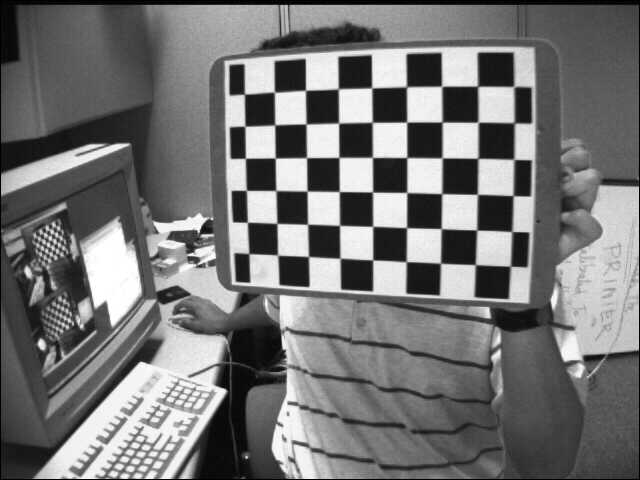
//> input picture distance_measuring/代码/1.标定与校正/imgs/leftImgs/left1.jpg, 640 x 480 px
$ ./stereoCalib   (built with g++ and OpenCV 4)
//> lines starting //> are read from the running program, lines starting //| are printed output that depends on the picture; pictures that were not available may be replaced by others from this repository, and a replacement may not be noted
// 利用两个摄像头的参数，进行立体标定，输出参数文件

#include <opencv2/core/core.hpp>
#include <opencv2/calib3d/calib3d.hpp>
#include <opencv2/highgui/highgui.hpp>
#include <opencv2/imgproc/imgproc.hpp>
#include <stdio.h>
#include <iostream>

using namespace std;
using namespace cv;

int load_image_points(vector<vector<Point3f>> &object_points, vector<vector<Point2f>> &left_img_points, vector<vector<Point2f>> &right_img_points, int board_width, int board_height, int num_imgs, float square_size, char* leftimg_dir, char* rightimg_dir, char* leftimg_filename, char* rightimg_filename);

int main(int argc, char const *argv[])
{
	char* leftcalib_file = "..//..//parms//leftParms.xml";		// 左摄像头参数文件路径及文件名
	char* rightcalib_file = "..//..//parms//rightParms.xml";	// 右摄像头参数文件路径及文件名
	char* leftimg_dir = "..//..//imgs//leftImgs//";				// 左摄像头图像路径
	char* rightimg_dir= "..//..//imgs//rightImgs//";			// 右摄像头图像路径
	char* leftimg_filename = "left";							// 左摄像头图像名
	char* rightimg_filename= "right";							// 右摄像头图像名
	char* out_file = "..//..//parms//calibParms.xml";			// 设置立体校正参数文件路径及文件名
	Size imgSize = Size( 640, 480 );							// 设置图像大小
	int num_imgs = 13;											// 图片数目

	FileStorage fsl(leftcalib_file, FileStorage::READ);
	FileStorage fsr(rightcalib_file, FileStorage::READ);
	if (!(fsl.isOpened() && fsr.isOpened()))
	{
		printf("读入摄像头参数 %s 或 %s 错误！\n", leftcalib_file, rightcalib_file);
		return -1;
	}
	vector< vector< Point3f > > object_points;
	vector<vector<Point2f>> left_img_points, right_img_points;
	int err = load_image_points(object_points, left_img_points, right_img_points, fsl["board_width"], fsl["board_height"], num_imgs, fsl["square_size"], leftimg_dir, rightimg_dir, leftimg_filename, rightimg_filename);
	if (err == -1)
	{
		return -1;
	}

	printf("开始标定...\n");

	Mat cameraMatrixL, cameraDistcoeffL, cameraMatrixR, cameraDistcoeffR, R, T, E, F;
	fsl["cameraMatrix"] >> cameraMatrixL;
	fsl["cameraDistcoeff"] >> cameraDistcoeffL;
	fsr["cameraMatrix"] >> cameraMatrixR;
	fsr["cameraDistcoeff"] >> cameraDistcoeffR;
	int flag = 0;
	flag |= CV_CALIB_FIX_INTRINSIC;

	cout << "读入参数..." << endl;
	stereoCalibrate(object_points, left_img_points, right_img_points, cameraMatrixL, cameraDistcoeffL, cameraMatrixR, cameraDistcoeffR, imgSize, R, T, E, F);

	cv::FileStorage fso(out_file, cv::FileStorage::WRITE);
	fso << "imageSize" << imgSize;
	fso << "cameraMatrixL" << cameraMatrixL;
	fso << "cameraDistcoeffL" << cameraDistcoeffL;
	fso << "cameraMatrixR" << cameraMatrixR;
	fso << "cameraDistcoeffR" << cameraDistcoeffR;
	fso << "R" << R;
	fso << "T" << T;
	fso << "E" << E;
	fso << "F" << F;

	printf("标定完成！\n");

	printf("开始校正...\n");

	cv::Mat R1, R2, P1, P2, Q;
	stereoRectify(cameraMatrixL, cameraDistcoeffL, cameraMatrixR, cameraDistcoeffR, imgSize, R, T, R1, R2, P1, P2, Q);

	fso << "R1" << R1;
	fso << "R2" << R2;
	fso << "P1" << P1;
	fso << "P2" << P2;
	fso << "Q" << Q;

	printf("校正完成！\n");

	return 0;
}


int load_image_points(vector<vector<Point3f>> &object_points, vector<vector<Point2f>> &left_img_points, vector<vector<Point2f>> &right_img_points, int board_width, int board_height, int num_imgs, float square_size, char* leftimg_dir, char* rightimg_dir, char* leftimg_filename, char* rightimg_filename)
{
//> called with board_width = 9, board_height = 6, num_imgs = 13, square_size = 25, leftimg_dir = "..//..//imgs//leftImgs//", rightimg_dir = "..//..//imgs//rightImgs//", leftimg_filename = "left", rightimg_filename = "right"
	vector< vector< Point2f > > imagePoints1, imagePoints2;
	vector< Point2f > corners1, corners2;
	Mat img1, img2, gray1, gray2;
	Size board_size = Size(board_width, board_height);
	int board_n = board_width * board_height;

	for (int i = 1; i <= num_imgs; i++)
	{
		char left_img[100], right_img[100];
		sprintf(left_img, "%s%s%d.jpg", leftimg_dir, leftimg_filename, i);
		sprintf(right_img, "%s%s%d.jpg", rightimg_dir, rightimg_filename, i);
		img1 = imread(left_img, CV_LOAD_IMAGE_COLOR);
//> img1 is the input picture: 480 rows x 640 cols, CV_8UC3; min 0, max 255, mean 116.6
		img2 = imread(right_img, CV_LOAD_IMAGE_COLOR);
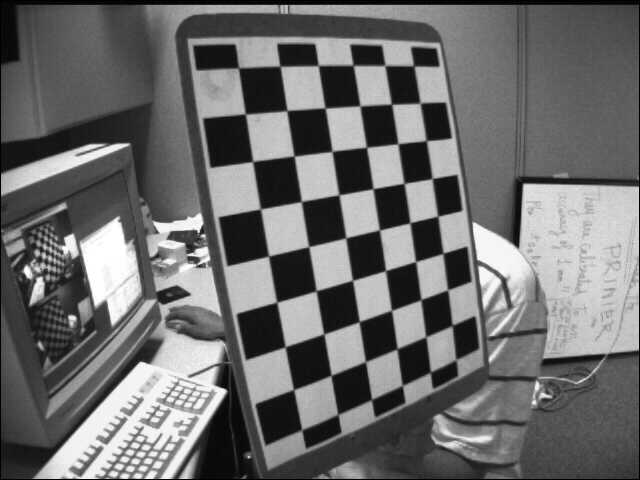
//> input picture distance_measuring/代码/1.标定与校正/imgs/leftImgs/left11.jpg, 640 x 480 px, given in place of right1.jpg, which was not available
//> img2 is the input picture: 480 rows x 640 cols, CV_8UC3; min 0, max 255, mean 108.6
		if (img1.empty() || img2.empty())
		{
			printf("读取图像 %s 或 %s 失败！\n", left_img, right_img);
			return -1;
		}
		cvtColor(img1, gray1, CV_BGR2GRAY);
		cvtColor(img2, gray2, CV_BGR2GRAY);

		bool found1 = false, found2 = false;

		found1 = cv::findChessboardCorners(img1, board_size, corners1,
			CV_CALIB_CB_ADAPTIVE_THRESH | CV_CALIB_CB_FILTER_QUADS);
//> found1 = true; corners1 = 54 Points (x, y), first 12: [244.4, 94.33], [274.6, 92.24], [305.5, 90.4], [338.4, 88.84], [371.6, 87.98], [406.8, 86.92], [441.6, 86.37], [477.6, 86.38], [514, 86.8], [245, 126.5], [275, 124.8], [306, 124]
		found2 = cv::findChessboardCorners(img2, board_size, corners2,
			CV_CALIB_CB_ADAPTIVE_THRESH | CV_CALIB_CB_FILTER_QUADS);
//> found2 = true; corners2 = 54 Points (x, y), first 12: [414.1, 66.23], [420, 103.3], [426, 140.4], [432.1, 178.4], [437.7, 216.2], [443.1, 253.3], [447.5, 289.9], [452.3, 324.4], [455.8, 359.6], [384.6, 65.57], [391.4, 104.3], [397.7, 144.1]

		if (found1)
		{
			cv::cornerSubPix(gray1, corners1, cv::Size(5, 5), cv::Size(-1, -1),
				cv::TermCriteria(CV_TERMCRIT_EPS | CV_TERMCRIT_ITER, 30, 0.1));
//> corners1 = 54 Points (x, y), first 12: [244.4, 94.17], [274.4, 92.19], [305.5, 90.34], [338.3, 88.88], [371.7, 87.94], [406.5, 86.78], [441.6, 86.32], [477.6, 86.3], [513.8, 86.55], [244.9, 126.2], [274.8, 124.9], [306.1, 124]
			cv::drawChessboardCorners(gray1, board_size, corners1, found1);
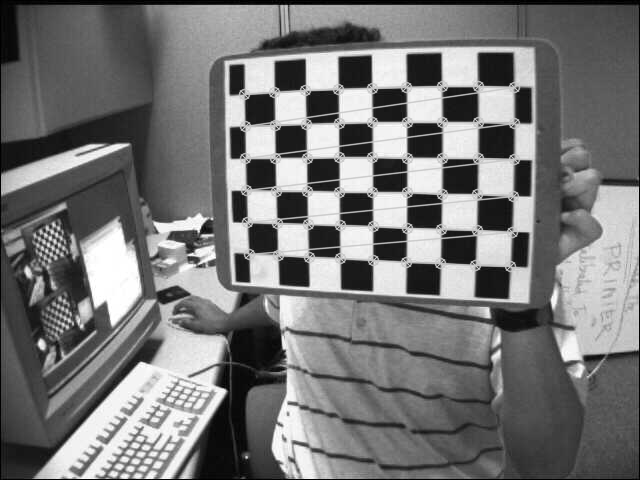
//> gray1: 480 rows x 640 cols, CV_8UC1; min 0, max 255, mean 118
		}
		if (found2)
		{
			cv::cornerSubPix(gray2, corners2, cv::Size(5, 5), cv::Size(-1, -1),
				cv::TermCriteria(CV_TERMCRIT_EPS | CV_TERMCRIT_ITER, 30, 0.1));
//> corners2 = 54 Points (x, y), first 12: [413.6, 66.01], [420.1, 103.2], [426.3, 140.6], [432.1, 178.5], [437.7, 216.2], [443.1, 253.3], [447.6, 289.8], [452.2, 325.3], [455.9, 359.6], [384.9, 65.47], [391.5, 104.2], [397.9, 143.8]
			cv::drawChessboardCorners(gray2, board_size, corners2, found2);
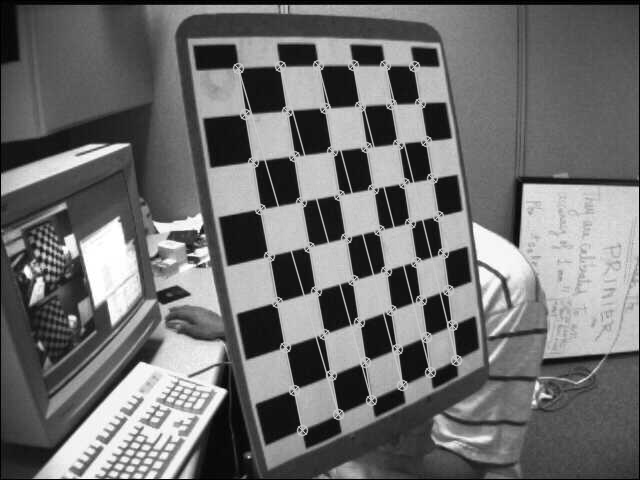
//> gray2: 480 rows x 640 cols, CV_8UC1; min 0, max 255, mean 111
		}

		vector< Point3f > obj;
		for (int i = 0; i < board_height; i++)
			for (int j = 0; j < board_width; j++)
				obj.push_back(Point3f((float)j * square_size, (float)i * square_size, 0));

		if (found1 && found2)
		{
			cout << "第 " << i << " 对图片检测到角点!" << endl;
			imagePoints1.push_back(corners1);
//> imagePoints1 = 1 point lists
			imagePoints2.push_back(corners2);
//> imagePoints2 = 1 point lists
			object_points.push_back(obj);
		}
	}
//> pass 2 of the loop in load_image_points, `for (int i = 1; i <= num_imgs; i++)`:
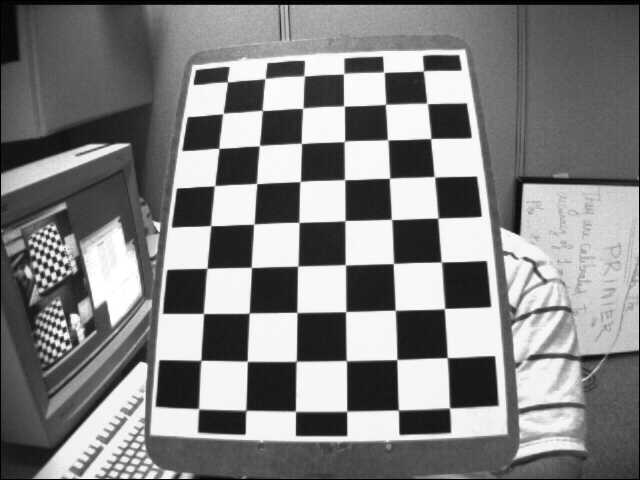
//> input picture distance_measuring/代码/1.标定与校正/imgs/leftImgs/left12.jpg, 640 x 480 px, given in place of left2.jpg, which was not available
//> in load_image_points, img1 is the input picture: 480 rows x 640 cols, CV_8UC3; min 0, max 255, mean 129.5
//> in load_image_points, `found1 = cv::findChessboardCorners(img1, board_size, corners1, CV_CALI..`: corners1 = 54 Points (x, y), first 12: [423.1, 71.24], [426.8, 103.1], [430.8, 138.7], [434.6, 176.9], [437.8, 218.3], [441.1, 262], [444.4, 308.6], [447, 357.5], [449.5, 407.9], [383.7, 72.08], [385.6, 104.2], [387.6, 139.8]
//> in load_image_points, `found2 = cv::findChessboardCorners(img2, board_size, corners2, CV_CALI..`: corners2 has the same summary as corners1
//> in load_image_points, `cv::cornerSubPix(gray1, corners1, cv::Size(5, 5), cv::Size(-1, -1), cv..`: corners1 = 54 Points (x, y), first 12: [423.3, 71.09], [427, 103.4], [430.7, 138.6], [434.4, 176.8], [437.9, 218.2], [441.3, 262], [444.4, 308.6], [447.2, 357.6], [449.5, 407.9], [383.8, 72.22], [385.4, 104.3], [387.6, 139.8]
//> in load_image_points, `cv::drawChessboardCorners(gray1, board_size, corners1, found1);`:
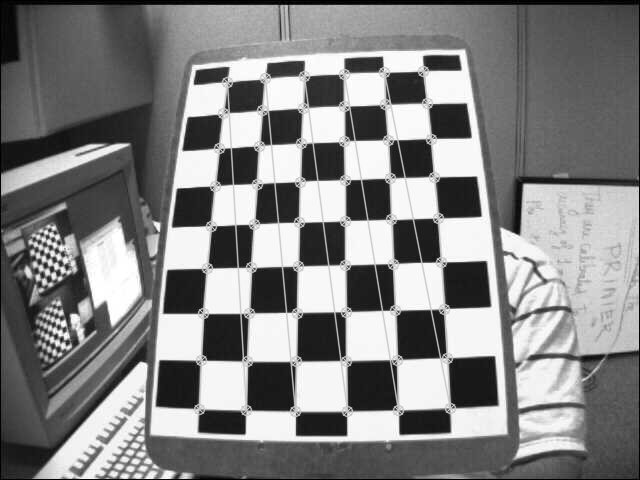
//> gray1: 480 rows x 640 cols, CV_8UC1; min 0, max 255, mean 130.7
//> in load_image_points, `cv::cornerSubPix(gray2, corners2, cv::Size(5, 5), cv::Size(-1, -1), cv..`: corners2 has the same summary as corners1
//> imagePoints1 = 2 point lists
//> (the run ends here: the program exits with an error code, at `return -1;`)
